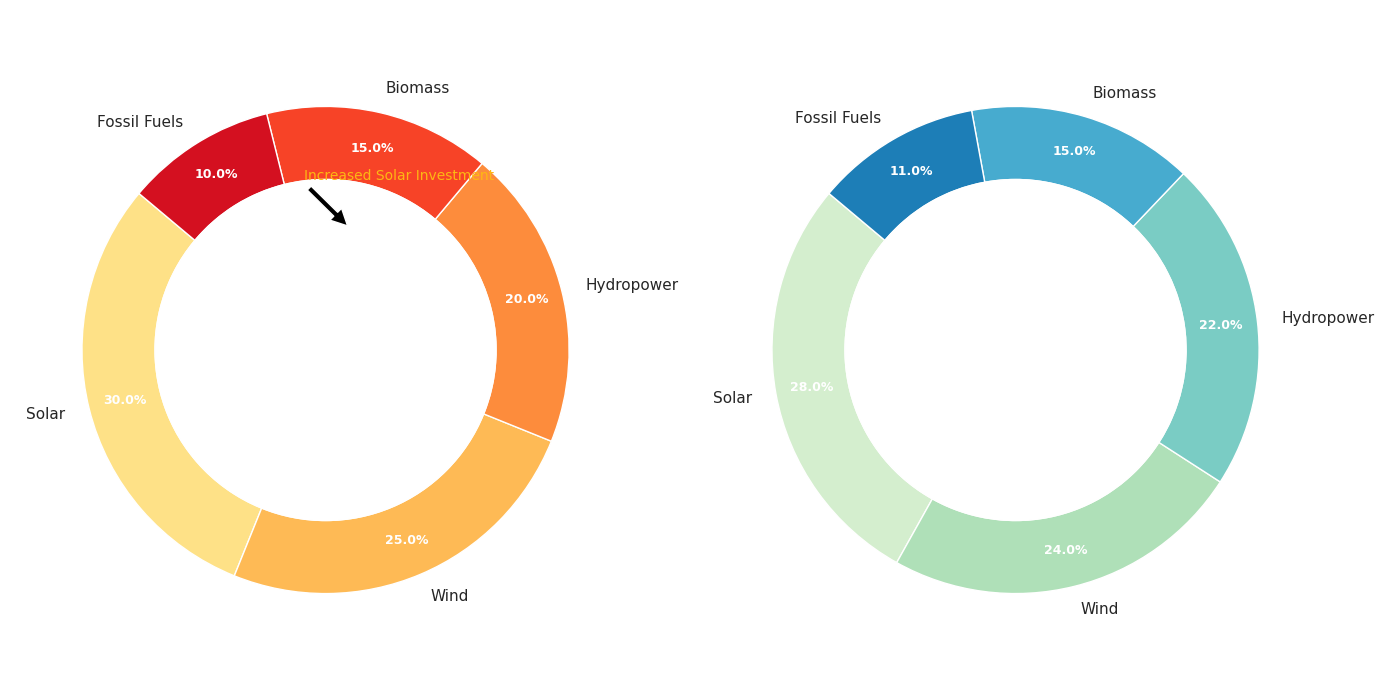

Recreate this plot in Python.
import matplotlib.pyplot as plt
import matplotlib.cm as cm
import numpy as np

# Define the energy sources and their percentage share in EcoVille for 2023
energy_sources = ['Solar', 'Wind', 'Hydropower', 'Biomass', 'Fossil Fuels']
consumption_2023 = [30, 25, 20, 15, 10]
consumption_2022 = [28, 24, 22, 15, 11]

# Define colors and create gradients
colors = ['#FDB813', '#76C7C0', '#8ECF72', '#F39C6B', '#B0BEC5']
gradients = [cm.get_cmap('YlOrRd')(np.linspace(0.2, 0.8, len(energy_sources))),
             cm.get_cmap('GnBu')(np.linspace(0.2, 0.8, len(energy_sources)))]

# Create subplots for 2023 and 2022 data
fig, axs = plt.subplots(1, 2, figsize=(14, 7))

for ax, consumption, year, gradient in zip(axs, [consumption_2023, consumption_2022], [2023, 2022], gradients):
    wedges, texts, autotexts = ax.pie(
        consumption, 
        labels=energy_sources, 
        autopct='%1.1f%%', 
        startangle=140, 
        colors=[gradient[i] for i in range(len(energy_sources))],
        wedgeprops=dict(width=0.3, edgecolor='w'),
        pctdistance=0.85
    )
    
    plt.setp(autotexts, size=9, weight="bold", color='white')
    
    centre_circle = plt.Circle((0, 0), 0.70, fc='white')
    ax.add_artist(centre_circle)

    # Annotate solar energy to highlight growth
    if year == 2023:
        ax.annotate(
            'Increased Solar Investment',
            xy=(0.1, 0.5), xytext=(0.3, 0.7),
            arrowprops=dict(facecolor='black', shrink=0.05),
            fontsize=10, ha='center', color='#FDB813'
        )

# Ensure layout is adjusted properly to avoid overlap
plt.tight_layout()

# Display the chart
plt.show()
